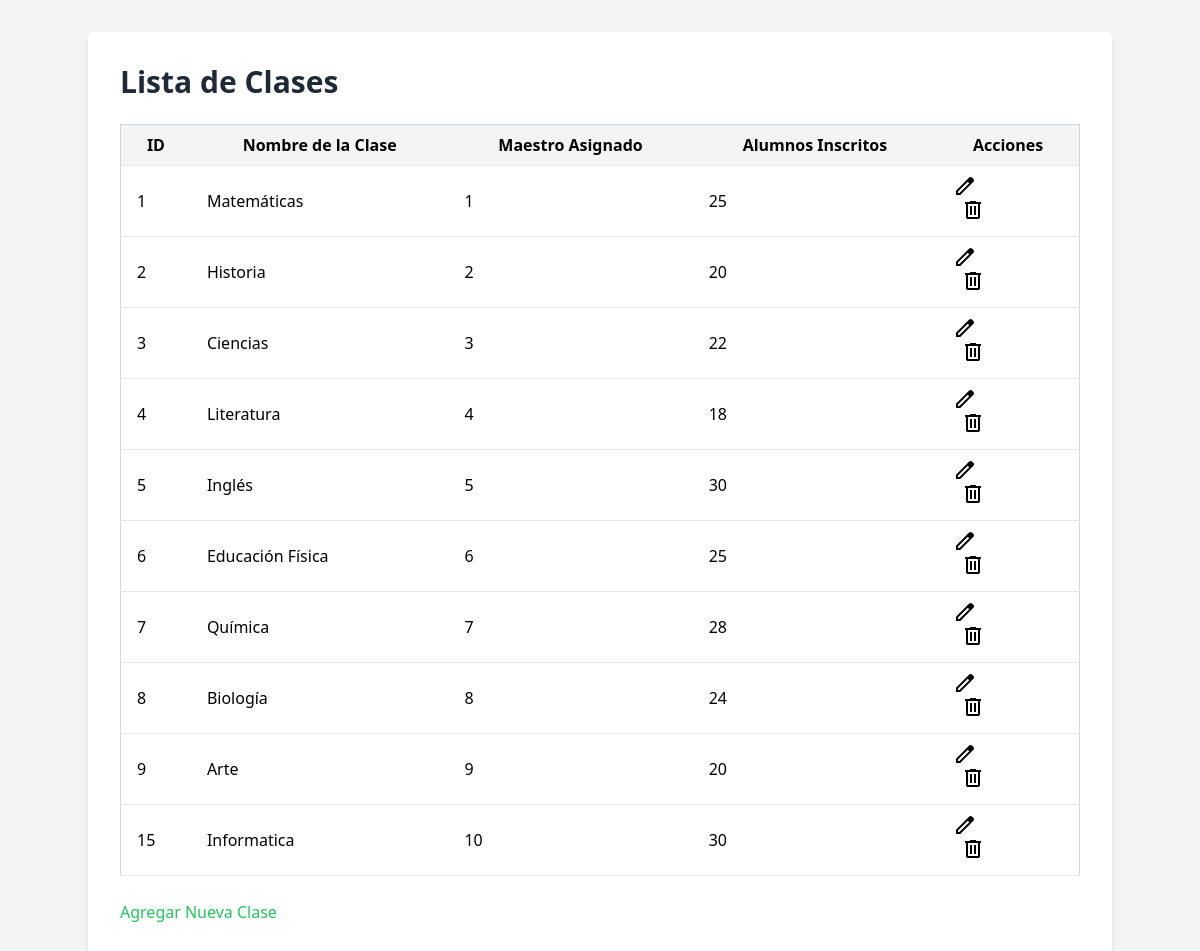
The page /clases (signed in) on the database its author committed.
### tables this page shows
CREATE TABLE `clases` (
  `id` int(11) NOT NULL,
  `NombreClase` varchar(255) DEFAULT NULL,
  `MaestroID` int(11) DEFAULT NULL,
  `AlumnosInscritos` int(11) DEFAULT NULL
);

### controllers/ClasesController.php (called while the page is built, shortened)
<?php
class ClaseController
{
    protected $model;
    public function __construct()
    {
        $this->model = new ClaseModel();
    }
    public function index()
    {
        $clases = $this->model->all();
        include $_SERVER["DOCUMENT_ROOT"] . "/views/admin/clases/index.php";
    }
}
?>

### config/database.php (called while the page is built)
<?php
return [
    "host" => "localhost",
    "dbname" => "university_db",
    "username" => "root",
    "password" => "",
];

### models/Model.php (called while the page is built, shortened)
<?php
class Model
{
    private $db;
    protected $table;
    public function __construct()
    {
        $config = include($_SERVER["DOCUMENT_ROOT"] . "/config/database.php");
        try {
            $this->db = new mysqli(
                $config["host"],
                $config["username"],
                $config["password"],
                $config["dbname"]
            );
        } catch (mysqli_sql_exception $e) {
            echo "Error: " . $e->getMessage();
        }
    }
    public function all()
    {
        $res = $this->db->query("SELECT * FROM {$this->table}");
        $data = $res->fetch_all(MYSQLI_ASSOC);
        return $data;
    }
}
?>

### views/admin/clases/index.php (the view, shortened to what this page needs)
<!DOCTYPE html>
<html lang="es">
<head>
    <link href="/dist/output.css" rel="stylesheet">
</head>
<body class="bg-gray-100">
    <div class="container mx-auto my-8 p-8 bg-white shadow-md rounded-md">
        <h1 class="text-3xl font-bold mb-6 text-gray-800">Lista de Clases</h1>
        <table class="w-full border-collapse border border-gray-300">
            <thead>
                <tr class="bg-gray-100">
                    <th class="py-2 px-4 border-b">ID</th>
                    <th class="py-2 px-4 border-b">Nombre de la Clase</th>
                    <th class="py-2 px-4 border-b">Maestro Asignado</th>
                    <th class="py-2 px-4 border-b">Alumnos Inscritos</th>
                    <th class="py-2 px-4 border-b">Acciones</th>
                </tr>
            </thead>
            <tbody>
                <?php foreach ($clases as $clase): ?>
                <tr>
                    <td class="py-2 px-4 border-b"><?php echo $clase['id']; ?></td>
                    <td class="py-2 px-4 border-b"><?php echo $clase['NombreClase']; ?></td>
                    <td class="py-2 px-4 border-b"><?php echo $clase['MaestroID']; ?></td>
                    <td class="py-2 px-4 border-b"><?php echo $clase['AlumnosInscritos']; ?></td>
                    <td class="py-2 px-4 border-b">
                        <a href="/clases/edit?id=<?php echo $clase['id']; ?>"
                            class="text-blue-500 hover:underline mr-2"><img src="/assets/lapiz.svg" alt="Editar"
                                class="icono-lapiz text-yellow-500"></a>
                        <form action="/clases/delete" method="POST" class="inline-block">
                            <button type="submit" class="text-red-500 hover:underline"><img src="/assets/delete.svg"
                                    alt="Eliminar" class="icono-lapiz text-red-500"></button>
                        </form>
                    </td>
                </tr>
                <?php endforeach; ?>
            </tbody>
        </table>
        <div class="mt-6">
            <a href="/clases/create" class="text-green-500 hover:underline">Agregar Nueva Clase</a>
        </div>
    </div>
</body>
</html>

### rows shown on the page
clases: id "1", NombreClase "Matemáticas", MaestroID "1", AlumnosInscritos "25"
clases: id "2", NombreClase "Historia", MaestroID "2", AlumnosInscritos "20"
clases: id "3", NombreClase "Ciencias", MaestroID "3", AlumnosInscritos "22"
clases: id "4", NombreClase "Literatura", MaestroID "4", AlumnosInscritos "18"
clases: id "5", NombreClase "Inglés", MaestroID "5", AlumnosInscritos "30"
clases: id "6", NombreClase "Educación Física", MaestroID "6", AlumnosInscritos "25"
clases: id "7", NombreClase "Química", MaestroID "7", AlumnosInscritos "28"
clases: id "8", NombreClase "Biología", MaestroID "8", AlumnosInscritos "24"
clases: id "9", NombreClase "Arte", MaestroID "9", AlumnosInscritos "20"
clases: id "15", NombreClase "Informatica", MaestroID "10", AlumnosInscritos "30"
